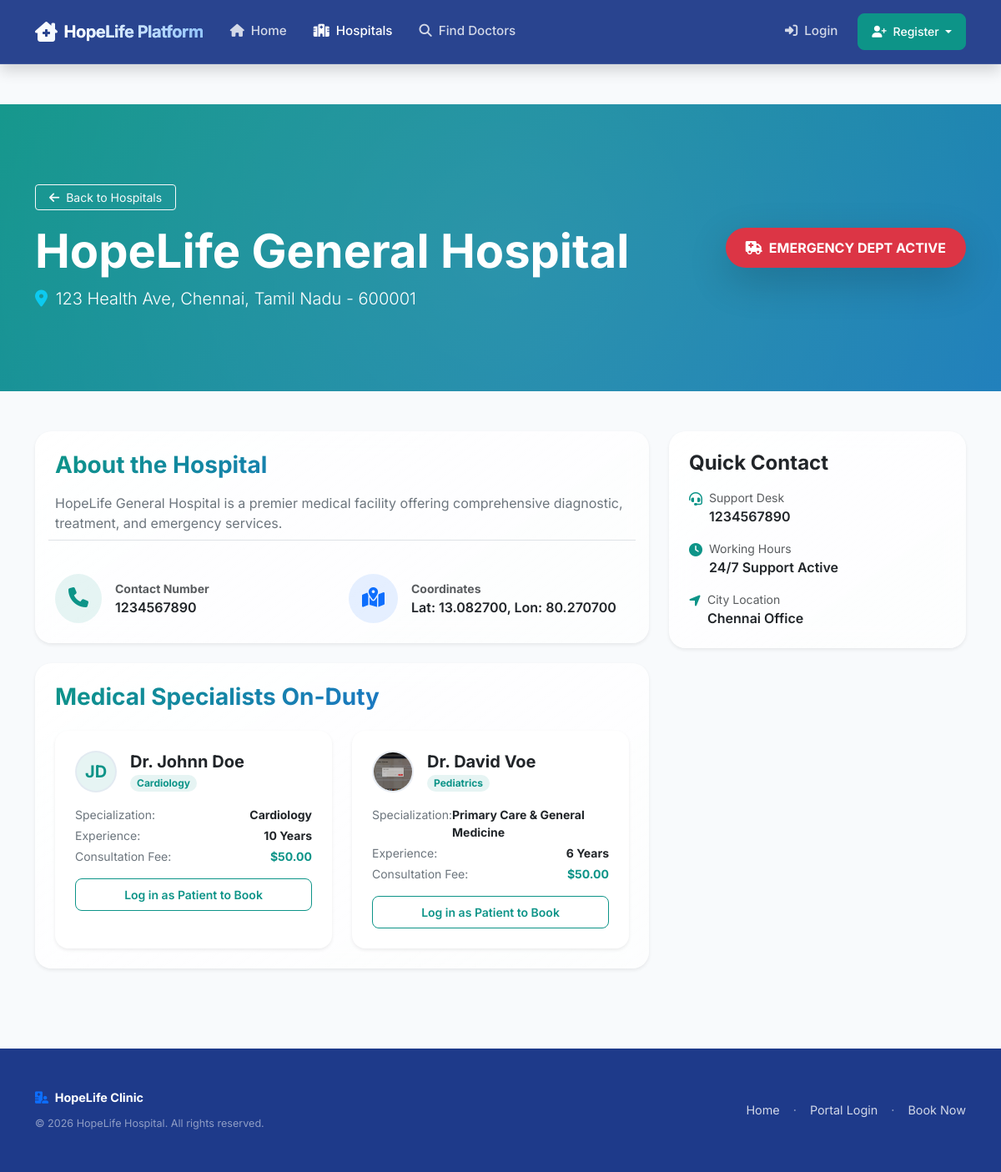
Page /hospital/1/ on the committed database.
### appointments/models.py (models this page shows, shortened)
class Hospital(models.Model):
    hospital_name = models.CharField(max_length=255, unique=True)
    hospital_image = models.ImageField(upload_to='hospital_images/', blank=True, null=True)
    location = models.CharField(max_length=255)
    city = models.CharField(max_length=100)
    state = models.CharField(max_length=100)
    pincode = models.CharField(max_length=20)
    contact_number = models.CharField(max_length=20)
    emergency_available = models.BooleanField(default=False)
    hospital_description = models.TextField(blank=True)
    latitude = models.DecimalField(max_digits=9, decimal_places=6, null=True, blank=True)
    longitude = models.DecimalField(max_digits=9, decimal_places=6, null=True, blank=True)

class DoctorProfile(models.Model):
    user = models.OneToOneField(User, on_delete=models.CASCADE, limit_choices_to={'role': 'doctor'}, related_name='doctor_profile')
    hospital = models.ForeignKey(Hospital, on_delete=models.CASCADE, related_name='doctors', null=True, blank=True)
    department = models.ForeignKey(Department, on_delete=models.SET_NULL, null=True, related_name='doctors')
    specialization = models.CharField(max_length=100)
    experience = models.PositiveIntegerField(help_text="Years of experience")
    phone = models.CharField(max_length=15)
    consultation_fees = models.DecimalField(max_digits=8, decimal_places=2, default=50.00)
    profile_image = models.ImageField(upload_to='doctor_profiles/', blank=True, null=True)
    rating = models.DecimalField(max_digits=3, decimal_places=2, default=0.0)

class User(AbstractUser):
    ROLE_CHOICES = (
        ('admin', 'Admin'),
        ('doctor', 'Doctor'),
        ('patient', 'Patient'),
    )
    role = models.CharField(max_length=10, choices=ROLE_CHOICES, default='patient')

class Department(models.Model):
    name = models.CharField(max_length=100, unique=True)
    description = models.TextField(blank=True)

### appointments/views.py (the view)
# urls.py: path('hospital/<int:hospital_id>/', views.hospital_detail, name='hospital_detail'),
def hospital_detail(request, hospital_id):
    hospital = get_object_or_404(Hospital, id=hospital_id)
    doctors = hospital.doctors.select_related('user', 'department')
    return render(request, 'appointments/hospital_detail.html', {'hospital': hospital, 'doctors': doctors})

### appointments/templates/appointments/hospital_detail.html (shortened to what this page needs)
{% extends 'appointments/base.html' %}
{% load static %}
{% block content %}
<div class="hero-gradient mb-5">
    <div class="container py-3">
        <div class="row align-items-center">
            <div class="col-lg-8">
                <a href="{% url 'hospital_list' %}" class="btn btn-outline-light btn-sm mb-3 px-3">
                    <i class="fa-solid fa-arrow-left me-1"></i> Back to Hospitals
                </a>
                <h1 class="display-4 fw-bold text-white mb-2">{{ hospital.hospital_name }}</h1>
                <p class="lead text-white-70 mb-0"><i class="fa-solid fa-location-dot me-1 text-info"></i> {{ hospital.location }}, {{ hospital.city }}, {{ hospital.state }} - {{ hospital.pincode }}</p>
            </div>
            <div class="col-lg-4 text-lg-end mt-4 mt-lg-0">
                {% if hospital.emergency_available %}
                    <span class="badge bg-danger fs-6 px-4 py-3 rounded-pill shadow-lg d-inline-flex align-items-center gap-2">
                        <i class="fa-solid fa-truck-medical pulse-loader"></i> EMERGENCY DEPT ACTIVE
                    </span>
                {% else %}
                    <span class="badge bg-secondary fs-6 px-4 py-3 rounded-pill bg-opacity-75">
                        General Clinic Hours Only
                    </span>
                {% endif %}
            </div>
        </div>
    </div>
</div>
<div class="container my-5">
    <div class="row g-4">
        <div class="col-lg-8">
            <div class="glass-card p-4 mb-4 border-0 shadow-sm">
                <h3 class="fw-bold mb-3 form-section-header">About the Hospital</h3>
                <p class="text-secondary leading-relaxed mb-4">
                    {% if hospital.hospital_description %}
                        {{ hospital.hospital_description }}
                    {% else %}
                        No description is available for this facility yet. Rest assured, it is staffed with certified healthcare specialists dedicated to your comfort and well-being.
                    {% endif %}
                </p>
                <div class="row g-3 border-top pt-4">
                    <div class="col-md-6 col-sm-12">
                        <div class="d-flex align-items-center gap-3">
                            <div class="bg-teal bg-opacity-10 text-teal p-3 rounded-circle">
                                <i class="fa-solid fa-phone fs-4"></i>
                            </div>
                            <div>
                                <small class="text-muted d-block uppercase fw-bold tracking-wider">Contact Number</small>
                                <span class="fw-semibold text-dark">{{ hospital.contact_number }}</span>
                            </div>
                        </div>
                    </div>
                    <div class="col-md-6 col-sm-12">
                        <div class="d-flex align-items-center gap-3">
                            <div class="bg-primary bg-opacity-10 text-primary p-3 rounded-circle">
                                <i class="fa-solid fa-map-location-dot fs-4"></i>
                            </div>
                            <div>
                                <small class="text-muted d-block uppercase fw-bold tracking-wider">Coordinates</small>
                                <span class="fw-semibold text-dark">
                                    {% if hospital.latitude and hospital.longitude %}
                                        Lat: {{ hospital.latitude }}, Lon: {{ hospital.longitude }}
                                    {% else %}
                                        Not geocoded
                                    {% endif %}
                                </span>
                            </div>
                        </div>
                    </div>
                </div>
            </div>
            <div class="glass-card p-4 border-0 shadow-sm">
                <h3 class="fw-bold mb-4 form-section-header">Medical Specialists On-Duty</h3>
                <div class="row g-4">
                    {% if doctors %}
                        {% for doctor in doctors %}
                            <div class="col-md-6 col-sm-12">
                                <div class="card card-premium p-4 h-100 border-0 bg-white shadow-sm hover-lift">
                                    <div class="d-flex align-items-center gap-3 mb-3">
                                        {% if doctor.profile_image %}
                                            <img src="{{ doctor.profile_image.url }}" alt="{{ doctor.user.first_name }}" class="doctor-avatar-circle" style="width: 50px; height: 50px;">
                                        {% else %}
                                            <div class="doctor-avatar-circle bg-teal bg-opacity-10 text-teal d-flex align-items-center justify-content-center fw-bold fs-5" style="width: 50px; height: 50px;">
                                                {{ doctor.user.first_name|slice:":1" }}{{ doctor.user.last_name|slice:":1" }}
                                            </div>
                                        {% endif %}
                                        <div>
                                            <h5 class="fw-bold mb-0 text-dark">Dr. {{ doctor.user.first_name }} {{ doctor.user.last_name }}</h5>
                                            <span class="badge bg-teal bg-opacity-10 text-teal border-0 rounded-pill px-2 py-1 mt-1 fs-8">{{ doctor.department.name }}</span>
                                        </div>
                                    </div>
                                    <div class="mb-3 text-secondary small">
                                        <div class="d-flex justify-content-between mb-1">
                                            <span>Specialization:</span>
                                            <strong class="text-dark">{{ doctor.specialization }}</strong>
                                        </div>
                                        <div class="d-flex justify-content-between mb-1">
                                            <span>Experience:</span>
                                            <strong class="text-dark">{{ doctor.experience }} Years</strong>
                                        </div>
                                        <div class="d-flex justify-content-between">
                                            <span>Consultation Fee:</span>
                                            <strong class="text-teal">${{ doctor.consultation_fees }}</strong>
                                        </div>
                                    </div>
                                    {% if request.user.role == 'patient' %}
                                        <a href="{% url 'book_appointment_with_doctor' doctor.id %}" class="btn btn-primary-custom btn-sm w-100 py-2 d-flex align-items-center justify-content-center gap-1">
                                            <i class="fa-regular fa-calendar-check"></i> Book Appointment
                                        </a>
                                    {% else %}
                                        <a href="{% url 'login' %}?next={% url 'book_appointment_with_doctor' doctor.id %}" class="btn btn-outline-teal btn-sm w-100 py-2 text-decoration-none text-center">
                                            Log in as Patient to Book
                                        </a>
                                    {% endif %}
                                </div>
                            </div>
                        {% endfor %}
                    {% endif %}
                </div>
            </div>
        </div>
        <div class="col-lg-4">
            <div class="glass-card p-4 border-0 shadow-sm mb-4">
                <h4 class="fw-bold mb-3 text-dark">Quick Contact</h4>
                <ul class="list-unstyled mb-0">
                    <li class="d-flex gap-2 mb-3">
                        <i class="fa-solid fa-headset text-teal mt-1"></i>
                        <div>
                            <small class="text-muted d-block">Support Desk</small>
                            <span class="fw-semibold text-dark">{{ hospital.contact_number }}</span>
                        </div>
                    </li>
                    <li class="d-flex gap-2 mb-3">
                        <i class="fa-solid fa-clock text-teal mt-1"></i>
                        <div>
                            <small class="text-muted d-block">Working Hours</small>
                            <span class="fw-semibold text-dark">24/7 Support Active</span>
                        </div>
                    </li>
                    <li class="d-flex gap-2">
                        <i class="fa-solid fa-location-arrow text-teal mt-1"></i>
                        <div>
                            <small class="text-muted d-block">City Location</small>
                            <span class="fw-semibold text-dark">{{ hospital.city }} Office</span>
                        </div>
                    </li>
                </ul>
            </div>
        </div>
    </div>
</div>
{% endblock %}

### appointments/static/css/style.css (style rules this page uses)
:root { --primary-color: #0d9488; --primary-hover: #0f766e; --secondary-color: #1e3a8a; --secondary-hover: #1d4ed8; --accent-color: #06b6d4; --background-color: #f8fafc; --card-bg: rgba(255, 255, 255, 0.85); --text-main: #0f172a; --text-muted: #475569; --border-color: rgba(226, 232, 240, 0.8); --teal-blue-gradient: linear-gradient(135deg, #0d9488 0%, #2563eb 100%); --bg-gradient: linear-gradient(180deg, #f0fdfa 0%, #eff6ff 100%); --glass-bg: rgba(255, 255, 255, 0.7); --glass-border: rgba(255, 255, 255, 0.5); --glass-shadow: 0 8px 32px 0 rgba(15, 23, 42, 0.06); --status-pending-bg: #fffbeb; --status-pending-text: #b45309; --status-approved-bg: #ecfdf5; --status-approved-text: #047857; --status-completed-bg: #eff6ff; --status-completed-text: #1d4ed8; --status-cancelled-bg: #fef2f2; --status-cancelled-text: #b91c1c; }
body { font-family: 'Inter', -apple-system, BlinkMacSystemFont, "Segoe UI", Roboto, sans-serif; background-color: var(--background-color); color: var(--text-main); min-height: 100vh; display: flex; flex-direction: column; }
h1, h2, h3, h4, h5, h6 { font-weight: 600; color: var(--secondary-color); }
.card-premium { background-color: var(--card-bg); border: 1px solid var(--border-color); border-radius: 16px; box-shadow: 0 4px 6px -1px rgba(0, 0, 0, 0.05), 0 2px 4px -1px rgba(0, 0, 0, 0.03); transition: transform 0.25s cubic-bezier(0.4, 0, 0.2, 1), box-shadow 0.25s cubic-bezier(0.4, 0, 0.2, 1); }
.text-teal { color: var(--primary-color) !important; }
.bg-teal { background-color: rgba(13, 148, 136, var(--bs-bg-opacity, 1)) !important; }
.btn-outline-teal { color: var(--primary-color); border-color: var(--primary-color); font-weight: 600; border-radius: 8px; transition: background-color 0.2s ease, color 0.2s ease, transform 0.15s ease, box-shadow 0.2s ease; }
.doctor-avatar-circle { width: 60px; height: 60px; border-radius: 50%; object-fit: cover; border: 2px solid var(--border-color); }
.glass-card { background: linear-gradient(145deg, rgba(255, 255, 255, 0.9), rgba(255, 255, 255, 0.68)); backdrop-filter: blur(12px); -webkit-backdrop-filter: blur(12px); border: 1px solid var(--glass-border); box-shadow: var(--glass-shadow); border-radius: 20px; transition: transform 0.28s cubic-bezier(0.4, 0, 0.2, 1), box-shadow 0.28s cubic-bezier(0.4, 0, 0.2, 1), border-color 0.28s ease; }
.hero-gradient { background: var(--teal-blue-gradient); background-size: 200% 200%; animation: gradientShift 10s ease infinite; color: white; padding: 5rem 0; border-bottom: none; position: relative; overflow: hidden; }
.hero-gradient .container { position: relative; z-index: 1; }
.hero-gradient::before { content: ''; position: absolute; top: -50%; left: -50%; width: 200%; height: 200%; background: radial-gradient(circle, rgba(255,255,255,0.1) 0%, rgba(255,255,255,0) 80%); animation: rotateBg 20s linear infinite; pointer-events: none; }
.hover-lift { transition: transform 0.2s ease, box-shadow 0.2s ease; }
.pulse-loader { animation: pulse-teal-blue 2s infinite ease-in-out; }
.form-section-header { background: var(--teal-blue-gradient); background-clip: text; -webkit-background-clip: text; color: transparent; -webkit-text-fill-color: transparent; font-weight: 700; margin-bottom: 1.5rem; }

### rows in the picture
Hospital: hospital_name "HopeLife General Hospital", location "123 Health Ave", city "Chennai", state "Tamil Nadu", pincode "600001", hospital_description "HopeLife General Hospital is a premier medical facility offering comprehensive diagnostic, treatment, and emergency services.", contact_number "1234567890", latitude "13.082700", longitude "80.270700"
DoctorProfile: user.first_name "J", user.last_name "D", user.first_name "Johnn", user.last_name "Doe", department.name "Cardiology", specialization "Cardiology", experience "10", consultation_fees "50.00"
DoctorProfile: profile_image (picture), user.first_name "David", user.last_name "Voe", department.name "Pediatrics", specialization "Primary Care & General Medicine", experience "6", consultation_fees "50.00"
